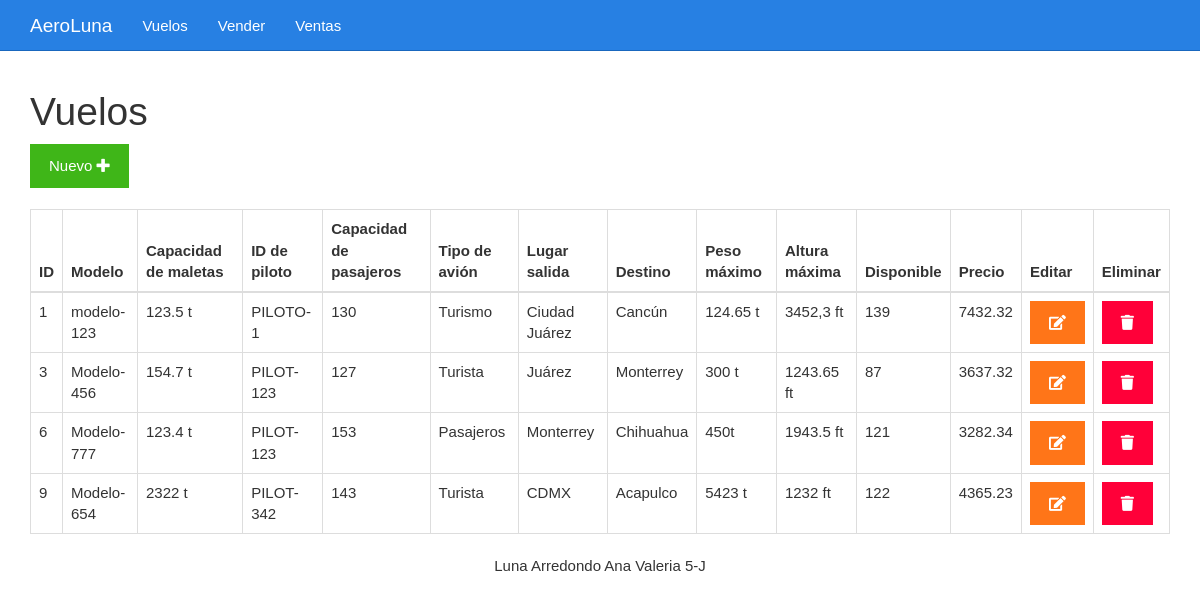
The app's page /listar.php with its own data.
### tables this page shows
CREATE TABLE `vuelos` (
  `id` int(11) NOT NULL,
  `modelo` varchar(100) NOT NULL,
  `Capacidad_maletas` varchar(10) NOT NULL,
  `id_empleado` varchar(10) NOT NULL,
  `capacidad_pasajeros` varchar(10) NOT NULL,
  `tipo_avion` varchar(50) NOT NULL,
  `lugar_salida` varchar(100) NOT NULL,
  `destino` varchar(100) NOT NULL,
  `peso_max` varchar(10) NOT NULL,
  `altura_max` varchar(10) NOT NULL,
  `disponible` int(5) NOT NULL,
  `precio` decimal(10,2) NOT NULL,
  `id_acceso` int(10) NOT NULL
);

### listar.php (the view)
<?php include_once "encabezado.php" ?>
<?php
include_once "base_de_datos.php";
$sentencia = $base_de_datos->query("SELECT * FROM  vuelos;");
$vuelos = $sentencia->fetchAll(PDO::FETCH_OBJ);
?>
	<div class="col-xs-12">
		<h1>Vuelos</h1>
		<div>
			<a class="btn btn-success" href="./formulario.php">Nuevo <i class="fa fa-plus"></i></a>
		</div>
		<br>
		<table class="table table-bordered">
			<thead>
				<tr>
					<th>ID</th>
					<th>Modelo</th>
					<th>Capacidad de maletas</th>
					<th>ID de piloto</th>
					<th>Capacidad de pasajeros</th>
					<th>Tipo de avión</th>
					<th>Lugar salida</th>
					<th>Destino</th>
					<th>Peso máximo</th>
					<th>Altura máxima</th>
					<th>Disponible</th>
					<th>Precio</th>
					<th>Editar</th>
					<th>Eliminar</th>
				</tr>
			</thead>
			<tbody>
				<?php foreach($vuelos as $vuelo){ ?>
				<tr>
					<td><?php echo $vuelo->id ?></td>
					<td><?php echo $vuelo->modelo ?></td>
					<td><?php echo $vuelo->Capacidad_maletas ?></td>
					<td><?php echo $vuelo->id_empleado ?></td>
					<td><?php echo $vuelo->capacidad_pasajeros ?></td>
					<td><?php echo $vuelo->tipo_avion ?></td>
					<td><?php echo $vuelo->lugar_salida ?></td>
					<td><?php echo $vuelo->destino ?></td>
					<td><?php echo $vuelo->peso_max ?></td>
					<td><?php echo $vuelo->altura_max ?></td>
					<td><?php echo $vuelo->disponible ?></td>
					<td><?php echo $vuelo->precio ?></td>
					<td><a class="btn btn-warning" href="<?php echo "editar.php?id=" . $vuelo->id?>"><i class="fa fa-edit"></i></a></td>
					<td><a class="btn btn-danger" href="<?php echo "eliminar.php?id=" . $vuelo->id?>"><i class="fa fa-trash"></i></a></td>
				</tr>
				<?php } ?>
			</tbody>
		</table>
	</div>
<?php include_once "pie.php" ?>

### css/estilo.css (style rules this page uses)
body { padding-top: 70px; }

### records on screen
vuelos: id "1", modelo "modelo-123", Capacidad_maletas "123.5 t", id_empleado "PILOTO-1", capacidad_pasajeros "130", tipo_avion "Turismo", lugar_salida "Ciudad Juárez", destino "Cancún", peso_max "124.65 t", altura_max "3452,3 ft", disponible "139", precio "7432.32"
vuelos: id "3", modelo "Modelo-456", Capacidad_maletas "154.7 t", id_empleado "PILOT-123", capacidad_pasajeros "127", tipo_avion "Turista", lugar_salida "Juárez", destino "Monterrey", peso_max "300 t", altura_max "1243.65 ft", disponible "87", precio "3637.32"
vuelos: id "6", modelo "Modelo-777", Capacidad_maletas "123.4 t", id_empleado "PILOT-123", capacidad_pasajeros "153", tipo_avion "Pasajeros", lugar_salida "Monterrey", destino "Chihuahua", peso_max "450t", altura_max "1943.5 ft", disponible "121", precio "3282.34"
vuelos: id "9", modelo "Modelo-654", Capacidad_maletas "2322 t", id_empleado "PILOT-342", capacidad_pasajeros "143", tipo_avion "Turista", lugar_salida "CDMX", destino "Acapulco", peso_max "5423 t", altura_max "1232 ft", disponible "122", precio "4365.23"
